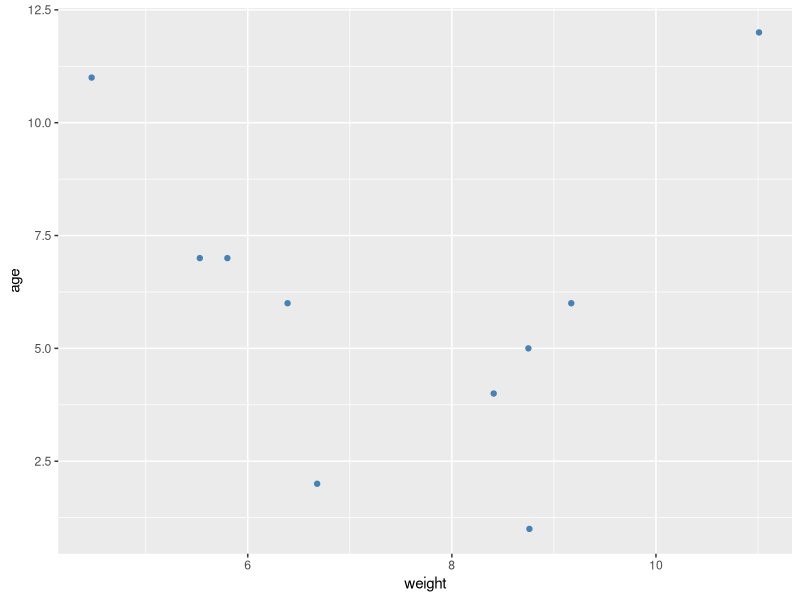
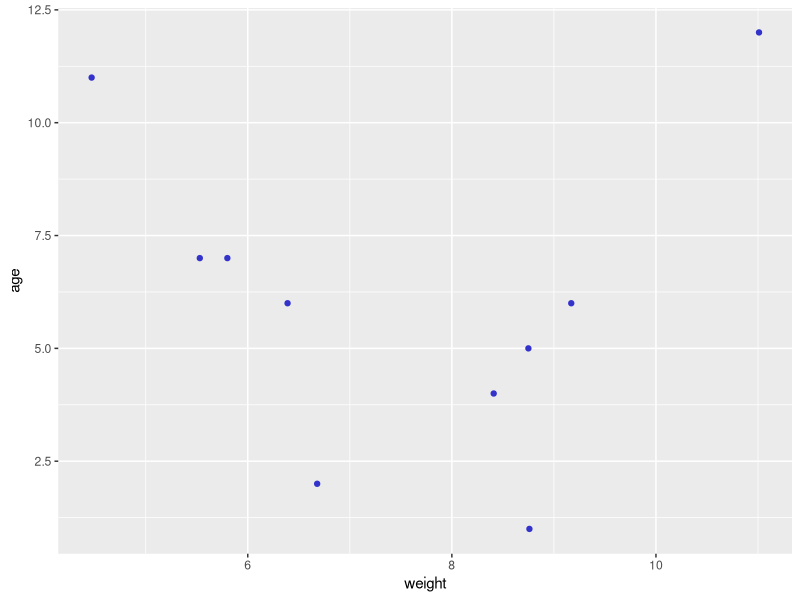
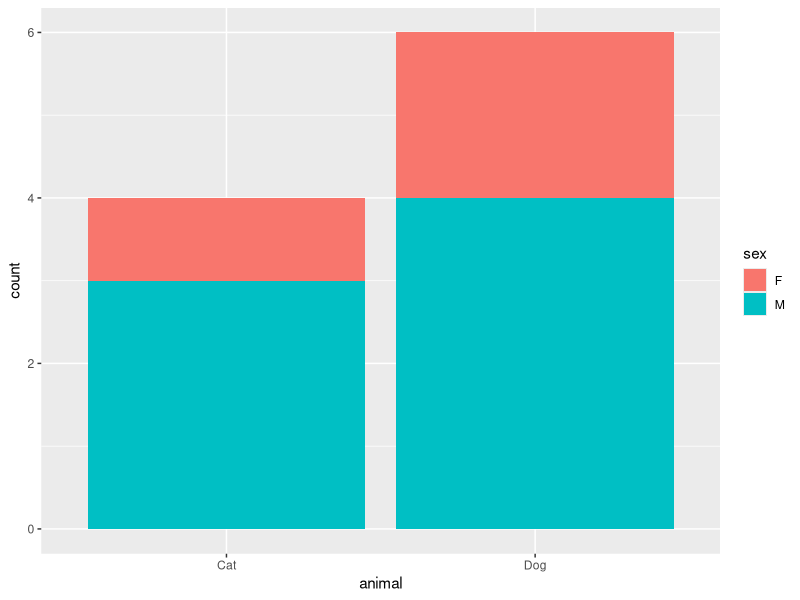
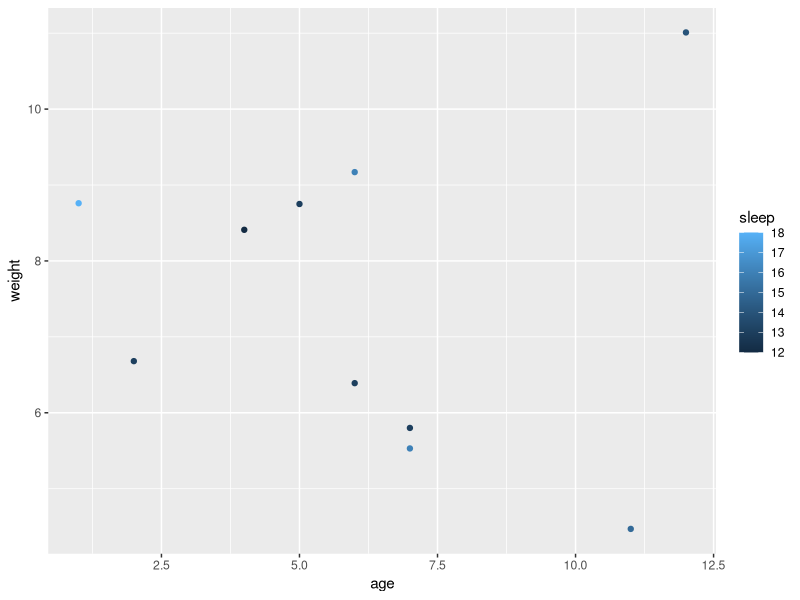
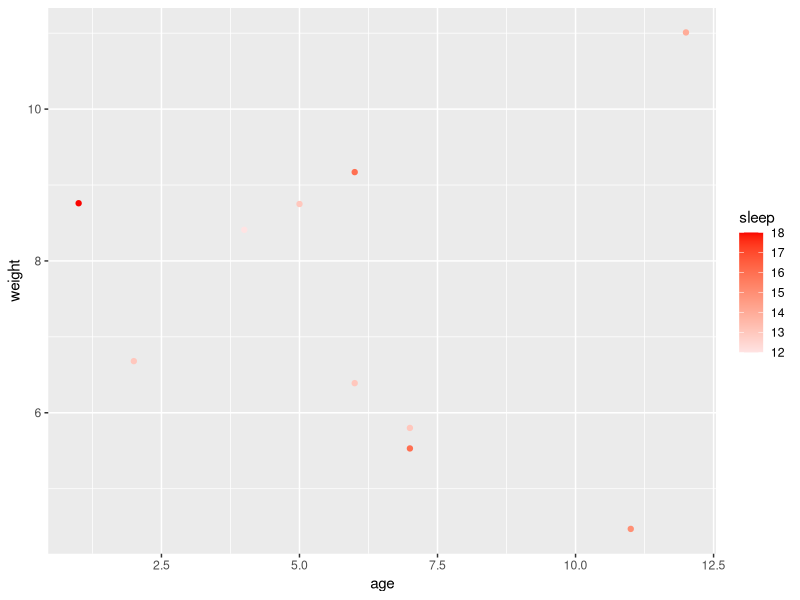
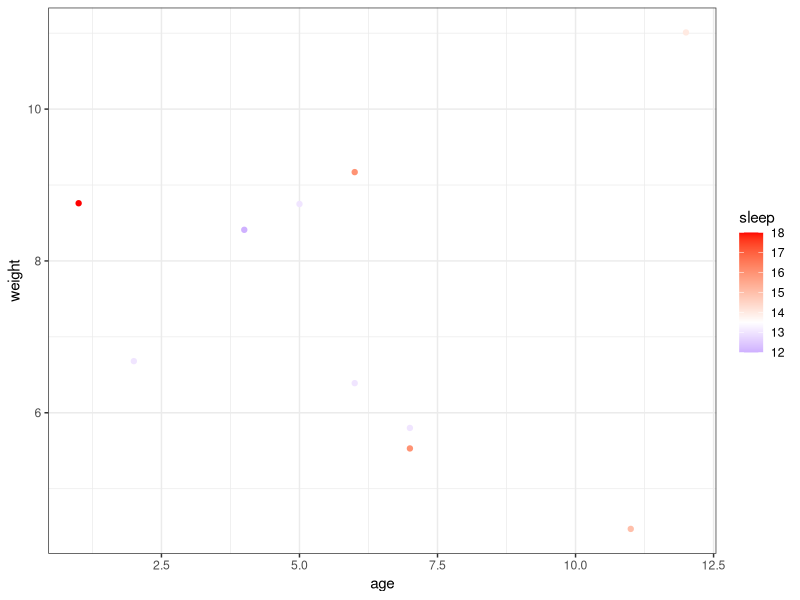
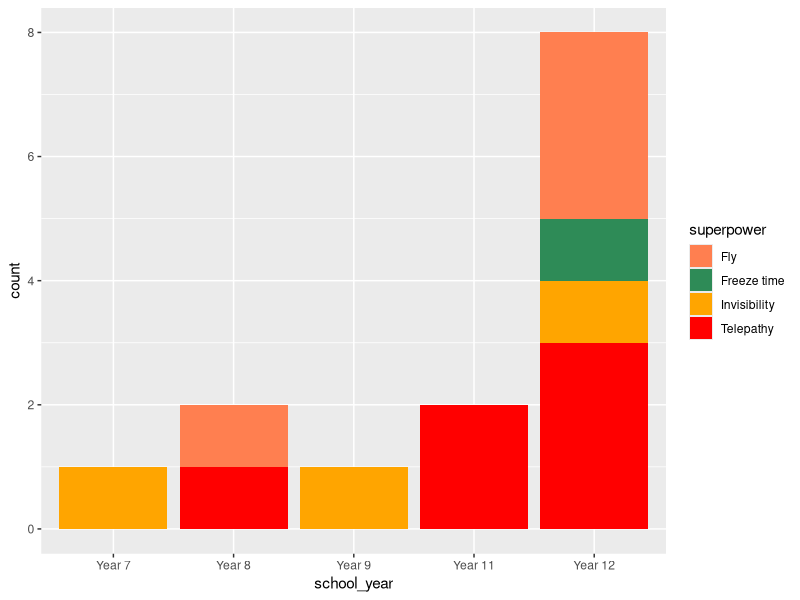
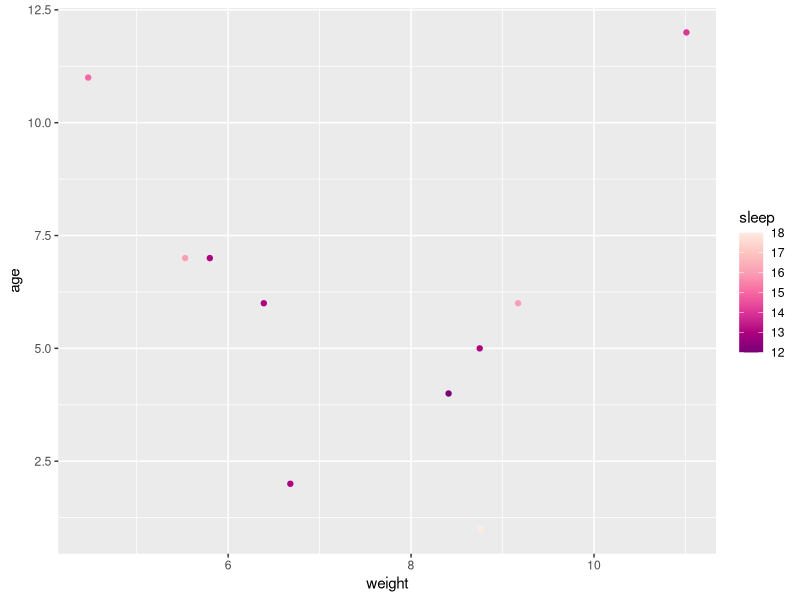

Source code (R) for these figures, in order:
## ---- chunk 1
library(tidyverse)
pets <- read_csv("data/pets.csv")
## ---- chunk 2
pets %>% 
  ggplot(aes(x = weight, 
             y = age))+
  geom_point(colour = "steelblue")
## ---- chunk 3
pets %>% 
  ggplot(aes(x = weight, 
             y = age))+
  geom_point(colour = "#3333cc")
## ---- chunk 4
pets %>% 
  ggplot(aes(x = animal,
             fill = sex))+
  geom_bar()
## ---- chunk 5
pets %>% 
  ggplot(aes(x = age,
             y = weight,
             colour = sleep))+
  geom_point()
## ---- chunk 6
pets %>% 
  ggplot(aes(x = age,
             y = weight,
             colour = sleep))+
  geom_point()+
  scale_colour_gradient(low = "#ffe3e3",
                        high = "#fa0300")
## ---- chunk 7
pets %>% 
  ggplot(aes(x = age,
             y = weight,
             colour = sleep))+
  geom_point()+
  scale_colour_gradient2(low = "blue",
                         mid = "white",
                         high = "red",
                         midpoint = median(pets$sleep))+
  theme_bw()
## ---- chunk 8
students <- read_csv("data/students.csv") %>%
  mutate(school_year = factor(school_year,
                              levels = c("Year 7",
                                         "Year 8",
                                         "Year 9",
                                         "Year 10",
                                         "Year 11",
                                         "Year 12")))
## ---- chunk 9
students %>% 
  distinct(superpower) %>% 
  pull

students %>% 
  ggplot(aes(x = school_year,
             fill = superpower))+
  geom_bar()+
  scale_fill_manual(values = c("Fly" = "coral",
                               "Freeze time" = "seagreen",
                               "Invisibility" = "orange",
                               "Telepathy" = "red"))
## ---- chunk 10
pets %>% 
  ggplot(aes(x = weight,
             y = age, 
             colour = sleep))+
  geom_point()+
  scale_color_distiller(palette = "RdPu")
## ---- chunk 11
students %>% 
  ggplot(aes(x = school_year,
             fill = superpower))+
geom_bar()+
  scale_fill_brewer(palette = "Set1" )
## ---- chunk 12
students %>% 
  ggplot(aes(x = school_year,
             fill = superpower))+
geom_bar()+
  scale_fill_brewer(palette = "Dark2")+
  theme_minimal()
## ---- chunk 13
students %>% 
  ggplot(aes(x = school_year,
             fill = superpower))+
  geom_bar()+
  theme(axis.text = element_text(face = "bold"))
## ---- chunk 14
students %>% 
  ggplot(aes(x = favorite_school_subject))+
  geom_bar()+
  coord_flip()
